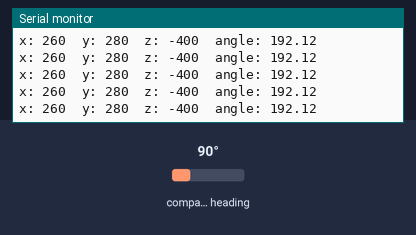
A sketch run on a simulated Arduino Uno, built with avr-gcc and run on an emulated ATmega328P. On the bench: the last lines printed to the serial monitor. Wiring (inferred from the names in the program): HMC5883L compass at I2C address 0x1E. The inputs (shaded band) are chosen by the test bench; at power-on: compass heading 90°.

Above: at 1.2 s.
1.3 s: compass heading set to 180°
At 1.7 s:
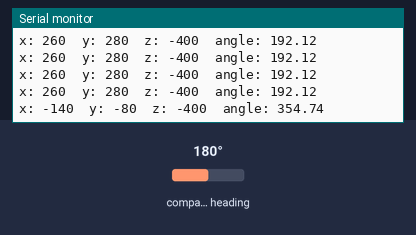
4.3 s: compass heading set to 7°
At 4.47 s:
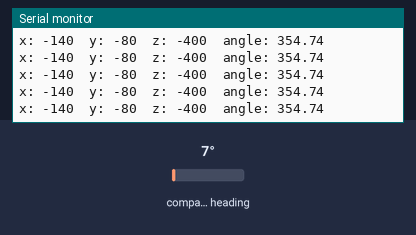
Timing chart, 0 to 7.3 s (numbered marks = the images above; inputs shaded):
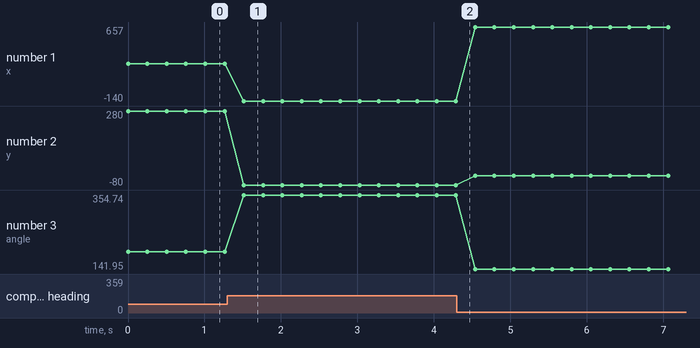

Measured:
- after the input at 1.3 s, the serial monitor: prints a new line after 0.22 s (image 1)
- plotted number 1: 260 → -140 after the input at 1.3 s, -140 → 657 after the input at 4.3 s
- plotted number 2: 280 → -80 after the input at 1.3 s, -80 → -35 after the input at 4.3 s
- plotted number 3: 192.12 → 354.74 after the input at 1.3 s, 354.74 → 141.95 after the input at 4.3 s

The sketch:

compassCalibratedTest.ino
```cpp
// (licence header left out)
#include <Wire.h> //I2C Arduino Library

#define address 0x1E //0011110b, I2C 7bit address of HMC5883

void setup(){
  //Initialize Serial and I2C communications
  Serial.begin(9600);
  Wire.begin();

  //Put the HMC5883 IC into the correct operating mode
  Wire.beginTransmission(address); //open communication with HMC5883
  Wire.write(0x02); //select mode register
  Wire.write(0x00); //continuous measurement mode
  Wire.endTransmission();
}

void loop(){

  int x,y,z; //triple axis data

  //Tell the HMC5883 where to begin reading data
  Wire.beginTransmission(address);
  Wire.write(0x03); //select register 3, X MSB register
  Wire.endTransmission();


 //Read data from each axis, 2 registers per axis
  Wire.requestFrom(address, 6);
  if(6<=Wire.available()){
    x = Wire.read()<<8; //X msb
    x |= Wire.read(); //X lsb
    z = Wire.read()<<8; //Z msb
    z |= Wire.read(); //Z lsb
    y = Wire.read()<<8; //Y msb
    y |= Wire.read(); //Y lsb
  }

  //That's all we need i guess..
  x = x * 1.0 + 260;
  y = y * 0.9 - 80;
//z = NO ONE CARES
  float angle = atan2(y,x) * 180/PI + 180 - 35;//NORTH
  if (angle > 360) {angle = angle - 360;}
  if (angle < 0  ) {angle = angle + 360;}

  //Print out values of each axis
  Serial.print("x: ");
  Serial.print(x);
  Serial.print("  y: ");
  Serial.print(y);
  Serial.print("  z: ");
  Serial.print(z);
  Serial.print("  angle: ");
  Serial.println(angle);


  delay(250);
}
```
